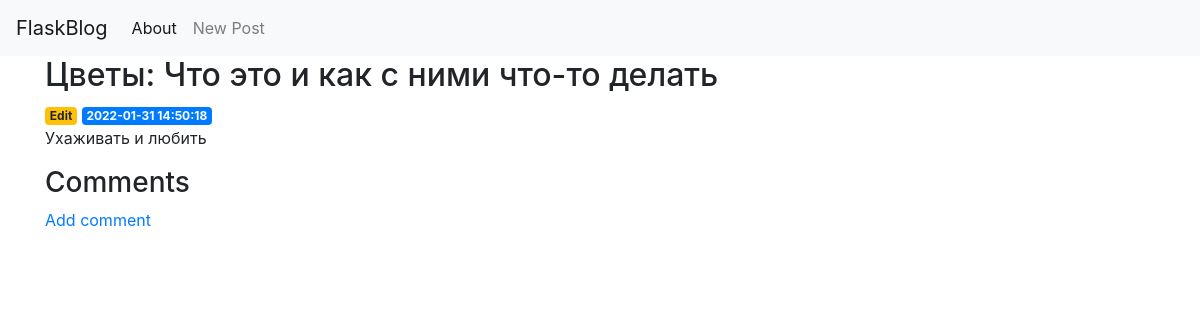
/1, run on an earlier commit of the app's database.
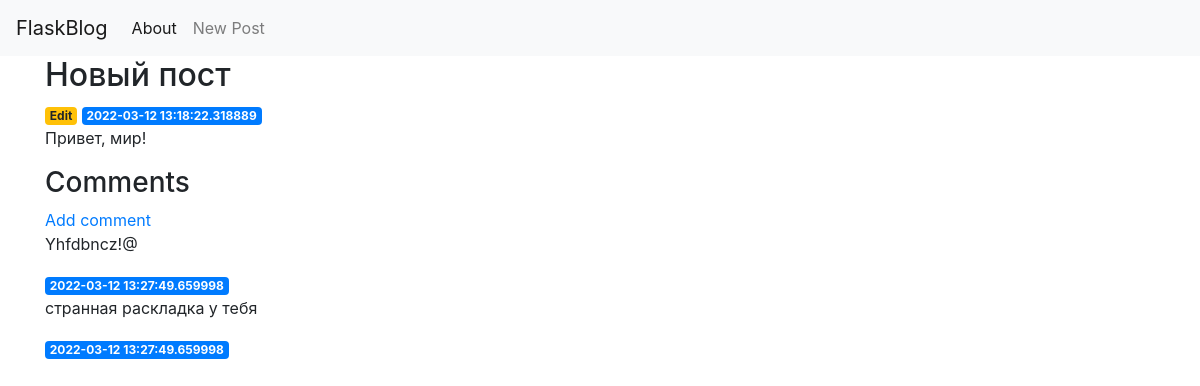
And on a later commit of the database.
### app/alchemy_repositories.py (models this page shows)
class Post(db.Model):
    __tablename__ = 'posts'
    id = db.Column(db.Integer(), primary_key=True, autoincrement=True)
    created = db.Column(db.DateTime(), default=datetime.utcnow())
    title = db.Column(db.Text(), nullable=False)
    content = db.Column(db.Text(), nullable=False)
    comments = db.relationship('Comment')

class Comment(db.Model):
    __tablename__ = 'comments'
    id = db.Column(db.Integer(), primary_key=True, unique=True, autoincrement=True)
    created = db.Column(db.DateTime(), default=datetime.utcnow())
    content = db.Column(db.Text(), nullable=False)
    post_id = db.Column(db.Integer(), db.ForeignKey('posts.id'))

### app/views.py (the view)
@app.route('/<int:post_id>')
def post(post_id):
    post = get_post(post_id)
    comments = get_comments(post_id)
    if post is None:
        abort(404)
    return render_template('post.html', post=post, comments=comments)

### app/alchemy_repositories.py (called while the page is built)
def get_comments(post_id):
    post = get_post(post_id)
    return post.comments

def get_post(post_id):
    return Post.query.get(post_id)

### app/templates/post.html
{% extends 'base.html' %}
{% block content %}
    <h2>{% block title %} {{ post['title'] }} {% endblock %}</h2>
    <a href="{{ url_for('edit', id=post['id']) }}">
            <span class="badge badge-warning">Edit</span>
        </a>
    <span class="badge badge-primary">{{ post['created'] }}</span>
    <p>{{ post['content'] }}</p>
    <h3>Comments</h3>
    <a href="{{ url_for('create_comment', post_id=post['id']) }}">Add comment</a>
    {% for comment in comments %}
        <p>{{ comment.content }}</p>
        <span class="badge badge-primary">{{ comment['created'] }}</span>
    {% endfor %}
{% endblock %}

### app/templates/base.html (shortened to what this page needs)
<!doctype html>
<html lang="en">
  <head>
    <link rel="stylesheet" href="https://stackpath.bootstrapcdn.com/bootstrap/4.3.1/css/bootstrap.min.css">
  </head>
  <body>
    <nav class="navbar navbar-expand-md navbar-light bg-light">
        <a class="navbar-brand" href="{{ url_for('draw_main_page')}}">FlaskBlog</a>
        <div class="collapse navbar-collapse" id="navbarNav">
            <ul class="navbar-nav">
            <li class="nav-item active">
                <a class="nav-link" href="{{ url_for('about')}}">About</a>
            </li>
            <li class="nav-item">
            <a class="nav-link" href="{{url_for('create')}}">New Post</a>
            </li>
            </ul>
        </div>
    </nav>
    <div class="container">
        {% block content %} {% endblock %}
    </div>
  </body>
</html>

What changed in the data, as far as the page shows it:
changed Post: title "Цветы: Что это и как с ними что-то делать" → "Новый пост"; created "2022-01-31 14:50:18" → "2022-03-12 13:18:22.318889"; content "Ухаживать и любить" → "Привет, мир!"
added Comment: content "Yhfdbncz!@", created "2022-03-12 13:27:49.659998"
added Comment: content "странная раскладка у тебя", created "2022-03-12 13:27:49.659998"
